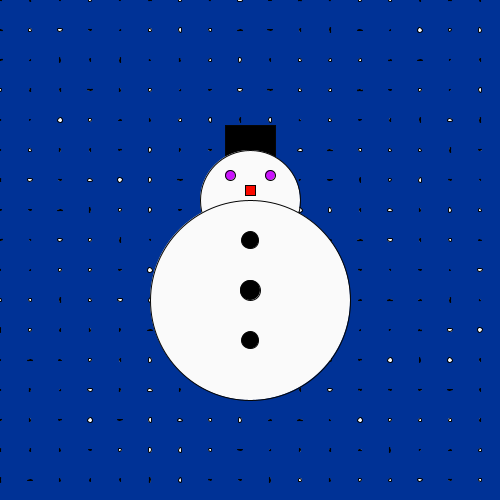
Frame 1 (no input)
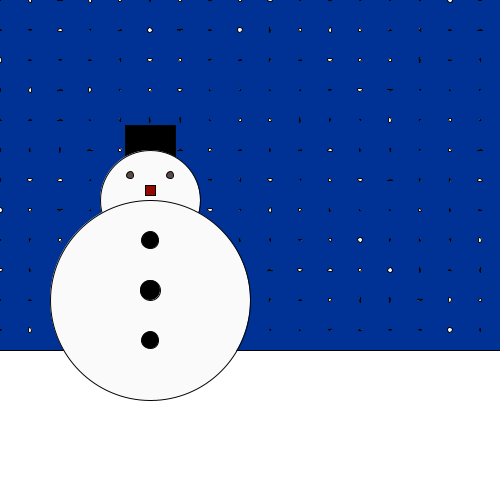
Frame 60 (the mouse pressed at the canvas centre just before this capture)
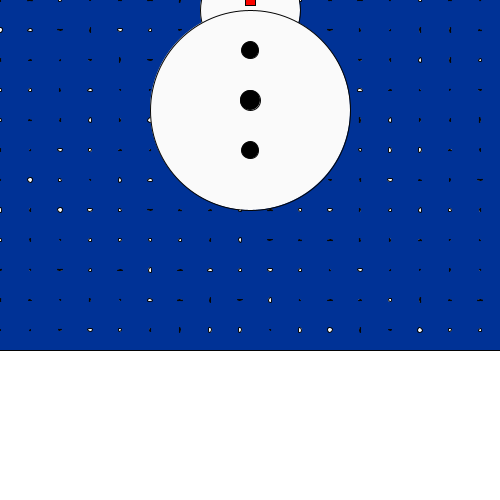
Frame 120 (the mouse held since frame 60 and released just before this capture)

The Processing sketch that drew these frames (run headless with seeded random() and noise(); from frame 60 on, the mouse is pressed at the canvas centre):

// Processing sketch: processing_90804
// ── processing_90804.pde

boolean button = false;

float state = 0;
float speed = 10;

float snowX = 250;
float snowY = 10;
float bodyX = 200;
float bodyY = 200;
float hatY = 50;


void setup() {
  size(500,500);


  smooth();
}

void draw() {
  background(0,50,150);


  //make snow
  fill(250);
  for (int x=0; x<height;x+=30) {
    for (int y=0;y<width;y+=30) {
      float a = random(5);
      float b = random(5);
      ellipse(x,y,a,b);
    }
  }

  fill(255);
  rect(0,600,1000,500);



  //make hat

  stroke(5);
  fill(0);
  rectMode(CENTER);
  rect(snowX,bodyY-50,50,hatY);

  //make body
  fill(250);
  ellipse(snowX,bodyY,100,100);
  ellipse(snowX,bodyY+100,bodyX,bodyX);

  //make buttons
  fill(0);
  ellipse(snowX,bodyY+40,17,17);
  ellipse(snowX,bodyY+90,20,20);
  ellipse(snowX,bodyY+140,17,17);

  //make face
  float eyeR = random(255);
  float eyeG = random(255);
  float eyeB = random(255);
  fill(eyeR,eyeG,eyeB);
  ellipse(snowX+20,bodyY-25,snowY,snowY);
  ellipse(snowX-20,bodyY-25,snowY,snowY);
  frameRate(30);
  fill(snowX,snowY,0);
  rectMode(CENTER);
  rect(snowX,bodyY-10,10,10);


  snowY = snowY+1;
  if(snowY > 30) {
    snowY = 0;
  }


  if(state == 0) { 
    snowX = snowX + speed;
    if(snowX > width-10) {
      snowX = width-10;
      state = 1;
    }
  }
  else if(state == 1) {
    snowX = snowX - speed;
    if(snowX < 10) {
      snowX = 10;
      state = 2;
    }
  } 
  else if(state == 2) {
    snowX = snowX + speed;
    if(snowX > width/2) {
      snowX = width/2;
      state = 3;
    }
  }
  else if(state == 3) {
    bodyY = bodyY-speed;
    if(bodyY < 10) {
      bodyY = 10;
      state = 4;
    }
  }
  else if(state == 4) {
    bodyY = bodyY+speed;
    if(bodyY > 200) {
      bodyY = 200;
      state = 0;
    }
  }
}



void mousePressed() {
  button = !button;
}
